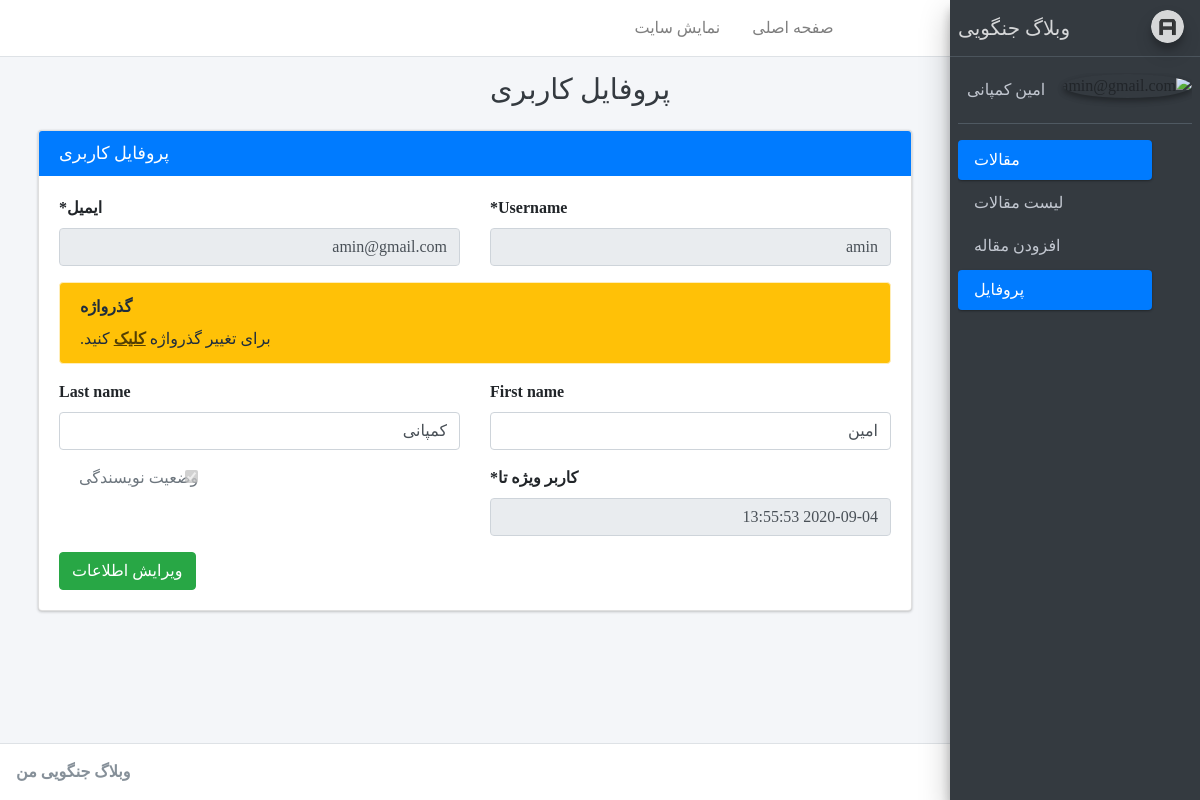
Page /account/profile/ (signed in) on the committed database.
### account/models.py (models this page shows)
class User(AbstractUser):
	email = models.EmailField(unique=True, verbose_name='ایمیل')
	is_author = models.BooleanField(default=False, verbose_name="وضعیت نویسندگی")
	special_user = models.DateTimeField(default=timezone.now, verbose_name="کاربر ویژه تا")
	def is_special_user(self):
		if self.special_user > timezone.now():
			return True
		else:
			return False
	is_special_user.boolean = True
	is_special_user.short_description = "وضعیت کاربر ویژه"

### account/views.py (the view)
# urls.py: path('profile/', Profile.as_view(), name="profile"),
class Profile(LoginRequiredMixin ,UpdateView):
	model = User
	template_name = "registration/profile.html"
	form_class = ProfileForm
	success_url = reverse_lazy("account:profile")
	def get_object(self):
		return User.objects.get(pk = self.request.user.pk)
	def get_form_kwargs(self):
		kwargs = super(Profile, self).get_form_kwargs()
		kwargs.update({
			'user': self.request.user
		})
		return kwargs

### account/forms.py
class ProfileForm(forms.ModelForm):
	def __init__(self, *args, **kwargs):
		user = kwargs.pop('user')
		super(ProfileForm, self).__init__(*args, **kwargs)
		self.fields['username'].help_text = None
		if not user.is_superuser:
			self.fields['username'].disabled = True
			self.fields['email'].disabled = True
			self.fields['special_user'].disabled = True
			self.fields['is_author'].disabled = True
	class Meta:
		model = User
		fields = ['username', 'email', 'first_name', 'last_name',
					'special_user', 'is_author']

### blog/templatetags/base_tags.py (called while the page is built)
@register.inclusion_tag("registration/partials/link.html")
def link(request, link_name, content, classes):
	return {
		"request": request,
		"link_name": link_name,
		"link": "account:{}".format(link_name),
		"content": content,
		"classes": classes,
	}

### templates/registration/profile.html
{% extends 'registration/base.html' %}
{% load crispy_forms_tags %}
{% block title %}{% block title-meta %}
	پروفایل کاربری
{% endblock %}{% endblock %}
{% block main %}
<div class="col-md-12">
  <div class="card card-primary">
    <div class="card-header">
      <h3 class="card-title mb-0 float-left">پروفایل کاربری</h3>
    </div>
		<div class="card-body">
			<form method="post" enctype="multipart/form-data">{% csrf_token %}
		    <div class="row">
		      <div class="col-6">
		        {{ form.username|as_crispy_field }}
		      </div>
		      <div class="col-6">
		        {{ form.email|as_crispy_field }}
		      </div>
		      <div class="container">
		      	<div class="alert alert-warning">
			      	<label>گذرواژه</label>
			      	<p class="mb-0">برای تغییر گذرواژه <a class="alert-link" href="{% url 'password_change' %}">کلیک</a> کنید.</p>
		        </div>
		      </div>
		      <div class="col-6">
		        {{ form.first_name|as_crispy_field }}
		      </div>
		      <div class="col-6">
		        {{ form.last_name|as_crispy_field }}
		      </div>
		      <div class="col-6">
		        {{ form.special_user|as_crispy_field }}
		      </div>
		      <div class="col-6">
		        {{ form.is_author|as_crispy_field }}
		      </div>
		    </div>
				<button class="btn btn-success">ویرایش اطلاعات</button>
			</form>
		</div>
</div>
{% endblock %}

### templates/registration/sidebar.html
{% load static %}
{% load base_tags %}
{% load gravatar %}
  <aside class="main-sidebar sidebar-dark-primary elevation-4">
    <a href="index3.html" class="brand-link">
      <img src="{% static 'registration/adminlte/assets/img/AdminLTELogo.png' %}" alt="AdminLTE Logo" class="brand-image img-circle elevation-3"
           style="opacity: .8">
      <span class="brand-text">وبلاگ جنگویی</span>
    </a>
    <div class="sidebar">
      <div class="user-panel mt-3 pb-3 mb-3 d-flex">
        <div class="image">
          <img src="{% gravatar_url user.email 150 %}" class="img-circle elevation-2" alt="{{user.email}}">
        </div>
        <div class="info">
          <a href="#" class="d-block">
            {% if user.get_full_name %}
              {{user.get_full_name}}
            {% else %}
              {{user.username}}
            {% endif %}
          </a>
        </div>
      </div>
      <nav class="mt-2">
        <ul class="nav nav-pills nav-sidebar flex-column" data-widget="treeview" role="menu" data-accordion="false">
          {% if user.is_superuser or user.is_author %}
            <li class="nav-item has-treeview menu-open">
              <a href="#" class="nav-link active">
                <i class="nav-icon fas fa-tachometer-alt"></i>
                <p>
                  مقالات
                  <i class="right fas fa-angle-left"></i>
                </p>
              </a>
              <ul class="nav nav-treeview">
                <li class="nav-item">
                  {% link request 'home' 'لیست مقالات' 'fa-list' %}
                </li>
                <li class="nav-item">
                  {% link request 'article-create' 'افزودن مقاله' 'fa-edit' %}
                </li>
              </ul>
            </li>
          {% endif %}
          <li class="nav-item">
            {% link request 'profile' 'پروفایل' 'fas fa-th' %}
          </li>
        </ul>
      </nav>
    </div>
  </aside>

### static/registration/adminlte/assets/css/custom.css (style rules this page uses)
body { font-family: Sahel !important; }
* { direction: rtl !important; }
.layout-fixed .main-sidebar { right: 0; }
.brand-image { float: right; }
.nav-sidebar .nav-link>.right, .nav-sidebar .nav-link>p>.right { left: 1rem; right: auto; }

### rows in the picture
User: get_full_name "امین کمپانی", username "amin", email "amin@gmail.com", first_name "امین", last_name "کمپانی", special_user "2020-09-04 13:55:53", is_author "☑"

### other values in the picture
{{ content }} "لیست مقالات افزودن مقاله پروفایل"
